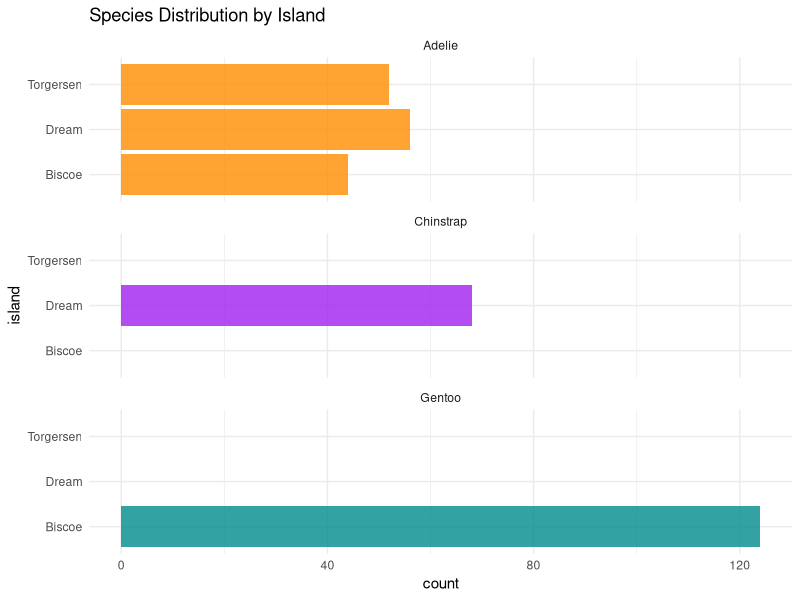
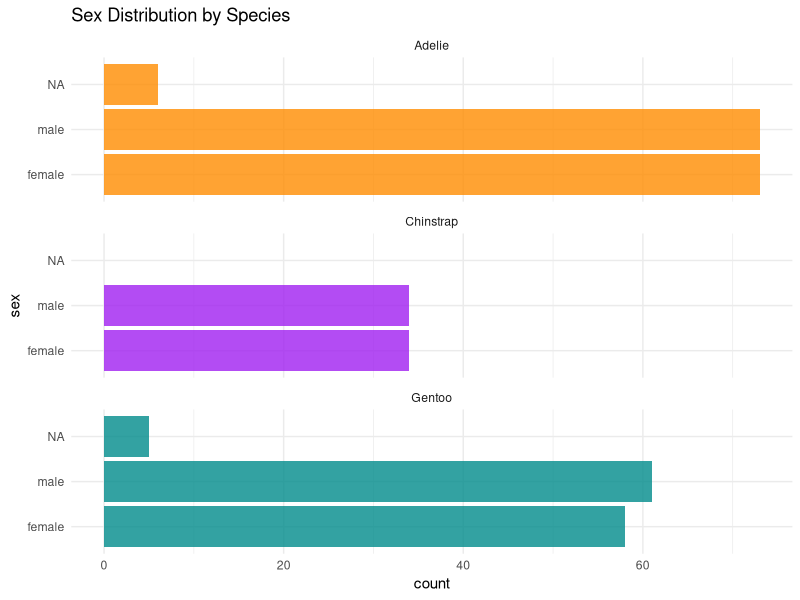
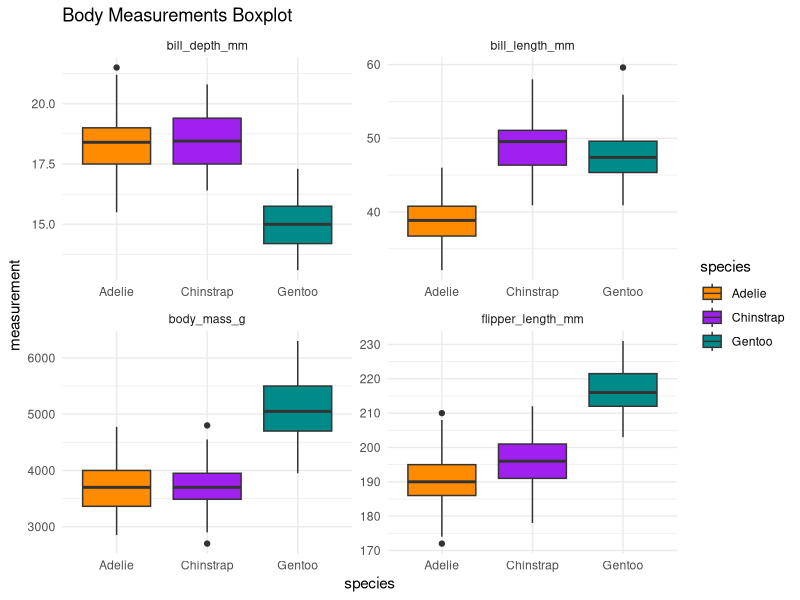
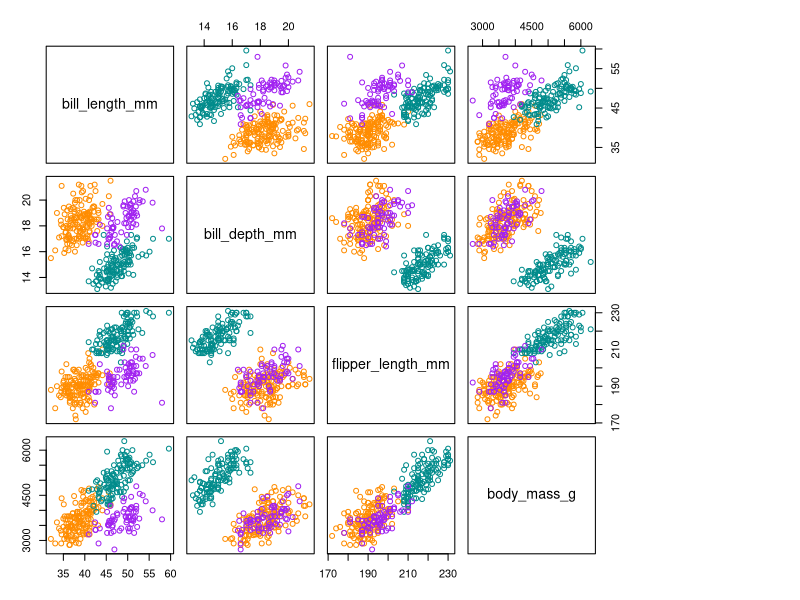

The R source for these figures, in order: (Note: this script raises an error after producing the figures.)
## ---- chunk 1
knitr::opts_chunk$set(echo = TRUE)
## ---- chunk 2
library(skimr)
library(tidyverse)
library(caret) # For featureplot, classification report
library(corrplot) # For correlation matrix
## ---- chunk 3
data <- palmerpenguins::penguins
skim(data)
## ---- chunk 4
data
## ---- chunk 5
unique(data$species)
## ---- chunk 6
ggplot(data, aes(x = island, fill = species)) +
  geom_bar(alpha = 0.8) +
  scale_fill_manual(values = c("darkorange","purple","cyan4"),
                    guide = FALSE) +
  theme_minimal() +
  facet_wrap(~species, ncol = 1) +
  coord_flip() +
  ggtitle("Species Distribution by Island")
## ---- chunk 7
ggplot(data, aes(x = sex, fill = species)) +
  geom_bar(alpha = 0.8) +
  scale_fill_manual(values = c("darkorange","purple","cyan4"),
                    guide = FALSE) +
  theme_minimal() +
  facet_wrap(~species, ncol = 1) +
  coord_flip() +
  ggtitle("Sex Distribution by Species")
## ---- chunk 8
data[!complete.cases(data), ]
## ---- chunk 9
data <- data[complete.cases(data), ]
data <- dplyr::select(data, -c(year, island))
## ---- chunk 10
data %>%  gather(key = "variable", value = "measurement", bill_length_mm:body_mass_g) %>% 
  ggplot(aes(species, measurement)) + geom_boxplot(aes(fill=species)) + 
  facet_wrap(~variable, scales = "free") +
  scale_fill_manual(values = c("darkorange","purple","cyan4")) +
  theme_minimal() +
  ggtitle("Body Measurements Boxplot")
## ---- chunk 11
colors <- c("darkorange","purple","cyan4")[unclass(data$species)]
pairs(data[,2:5], col=colors, oma=c(3,3,3,15))
legend("bottomright", fill = unique(data$species), legend = c(levels(data$species)))
## ---- chunk 12
transparentTheme(trans = .9)
featurePlot(x = data[, 2:5], 
            y = data$species, 
            plot = "density", 
            ## Pass in options to xyplot() to 
            ## make it prettier
            scales = list(x = list(relation="free"), 
                          y = list(relation="free")), 
            adjust = 1.5, 
            pch = "|", 
            layout = c(4, 1), 
            auto.key = list(columns = 3))
## ---- chunk 13
M <-cor(data[, 2:5])
p.mat <- cor.mtest(data[, 2:5])
## ---- chunk 14
col <- colorRampPalette(c("#BB4444", "#EE9988", "#FFFFFF", "#77AADD", "#4477AA"))
corrplot(M, method="color", col=col(200),  
         type="upper", order="hclust", 
         addCoef.col = "black", # Add coefficient of correlation
         tl.col="black", tl.srt=45, #Text label color and rotation
         # Combine with significance
         p.mat = p.mat$p, sig.level = 0.01, insig = "blank", 
         # hide correlation coefficient on the principal diagonal
         diag=FALSE 
         ) 
## ---- chunk 15
set.seed(622)
trainIndex <- createDataPartition(data$species, p = .8, list = FALSE, times = 1)

training <- data[ trainIndex,]
testing  <- data[-trainIndex,]

dim(testing)
